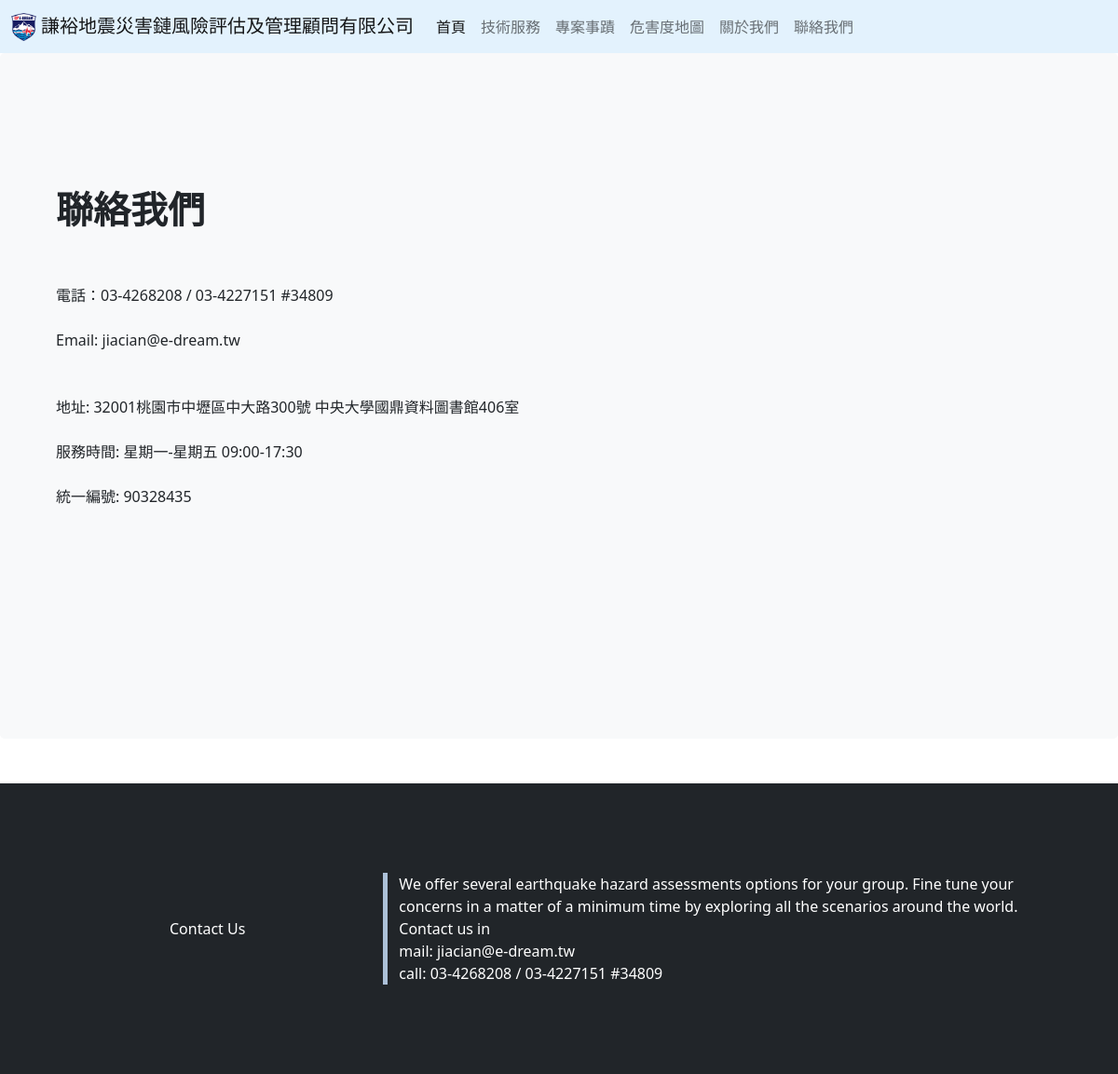
Page /Contact/ on the committed database.
### contact/models.py (models this page shows, shortened)
class Contact(models.Model):
    name = models.CharField('公司名稱', max_length=20)
    logo= models.ImageField("公司logo",storage=OverwriteStorage(),upload_to='',blank=True)
    title = models.CharField('標題', max_length=20)
    phone=models.CharField("電話:", max_length=30,blank=True)
    email=models.CharField('E-mail', max_length=60,blank=True)
    address=models.TextField('地址', max_length=100,blank=True)
    office_hour=models.CharField('辦公時間', max_length=60,blank=True)
    tax_ID_number=models.CharField('統一編號', max_length=60,blank=True)
    bottom_title=models.CharField('底部標題', max_length=20,blank=True)
    bottom_content=models.TextField('底部內容', max_length=300,blank=True)
    bottom_email=models.CharField('底部email', max_length=100,blank=True)
    bottom_phone=models.CharField('底部連絡電話', max_length=50,blank=True)

### contact/views.py (the view)
# urls.py: path('', ContactContentView.as_view()),
class ContactContentView(ListView):
    model = Contact
    template_name = 'contact.html'
    context_object_name = 'contact_content'

### templates/contact.html (shortened to what this page needs)
{% load static %}
<!DOCTYPE html>
<html lang="en">
{% for Content in contact_content %}
<head>
    <link href="https://cdn.jsdelivr.net/npm/bootstrap@5.0.2/dist/css/bootstrap.min.css" rel="stylesheet"
>
    <link rel="stylesheet" href="{% static 'css/Contact.css' %}">
</head>
<body>
    <nav class="navbar navbar-expand-lg navbar-light" style='background-color: #e3f2fd;'>
        <div class="container-xxl">
            <a class="navbar-brand" href="..">
                <img src="../static/assets/{{ Content.logo }}" alt="" height="30"
                    class="d-inline-block align-text-top">
                    {{Content.name}}</a>
            <div class="collapse navbar-collapse" id="navbarSupportedContent">
                <ul class="navbar-nav me-auto mb-2 mb-lg-0">
                    <li class="nav-item">
                        <a class="nav-link active" aria-current="page" href="..">首頁</a>
                    </li>
                    <li class="nav-item">
                        <a class="nav-link" href="../Service">技術服務</a>
                    </li>
                    <li class="nav-item">
                        <a class="nav-link" href="../Experience">專案事蹟</a>
                    </li>
                    <li class="nav-item">
                        <a class="nav-link" href="../MapPage">危害度地圖</a>
                    </li>
                    <li class="nav-item">
                        <a class="nav-link" href="../AboutUs">關於我們</a>
                    </li>
                    <li class="nav-item">
                        <a class="nav-link" href="">聯絡我們</a>
                    </li>
                </ul>
            </div>
        </div>
    </nav>
    <div class="p-5 mb-4 bg-light rounded-3">
        <div class="container mt-5">
            <br>
            <br>
            <div class="row">
                <div class="col-12 col-md-6">
                    <h1 class="display-8 fw-bold">{{Content.title}}</h1>
                    <br>
                    <br>
                    <span class="navbar-text">
                        電話：{{Content.phone}}
                        <br>
                        <br>
                        Email: {{Content.email}}
                        <br>
                        <br>
                        <br>
                        地址: {{Content.address}}
                        <br>
                        <br>
                        服務時間: {{Content.office_hour}}
                        <br>
                        <br>
                        統一編號: {{Content.tax_ID_number}}
                    </span>
                </div>
                <div class="col-12 col-md-6 mt-5">
                    <div id="map" style="height:400px"></div>
                </div>
            </div>
            <br>
            <br>
            <br>
            <br>
        </div>
    </div>
    <footer class="bd-footer py-4 py-md-5 mt-5 bg-dark">
        <div class="container py-4 py-md-5 px-4 px-md-3">
            <div class="row align-items-center">
                <div class="text-center col-4 col-md-4" style="color:white">{{ Content.bottom_title }}</div>
                <div class="text-left col-8 col-md-8" id="Contact" style="color:white">
                    {{ Content.bottom_content }}<br>
                    mail: {{ Content.bottom_email }}<br>
                    call: {{ Content.phone }}
                </div>
            </div>
        </div>
    </footer>
</body>
{% endfor %}
</html>

### statics/css/Contact.css (style rules this page uses)
#map { height: 1000px; width: 100%; position: relative; }
.row #Contact { border-left: solid #ACC0D8 5px; }

### rows in the picture
Contact: logo (picture), name "謙裕地震災害鏈風險評估及管理顧問有限公司", title "聯絡我們", phone "03-4268208 / 03-4227151 #34809", email "jiacian@e-dream.tw", address "32001桃園市中壢區中大路300號 中央大學國鼎資料圖書館406室", office_hour "星期一-星期五 09:00-17:30", tax_ID_number "90328435", bottom_title "Contact Us", bottom_content "We offer several earthquake hazard assessments options for your group. Fine tune your concerns in a matter of a minimum time by exploring all the scenarios around the world. Contact us in", bottom_email "jiacian@e-dream.tw"
